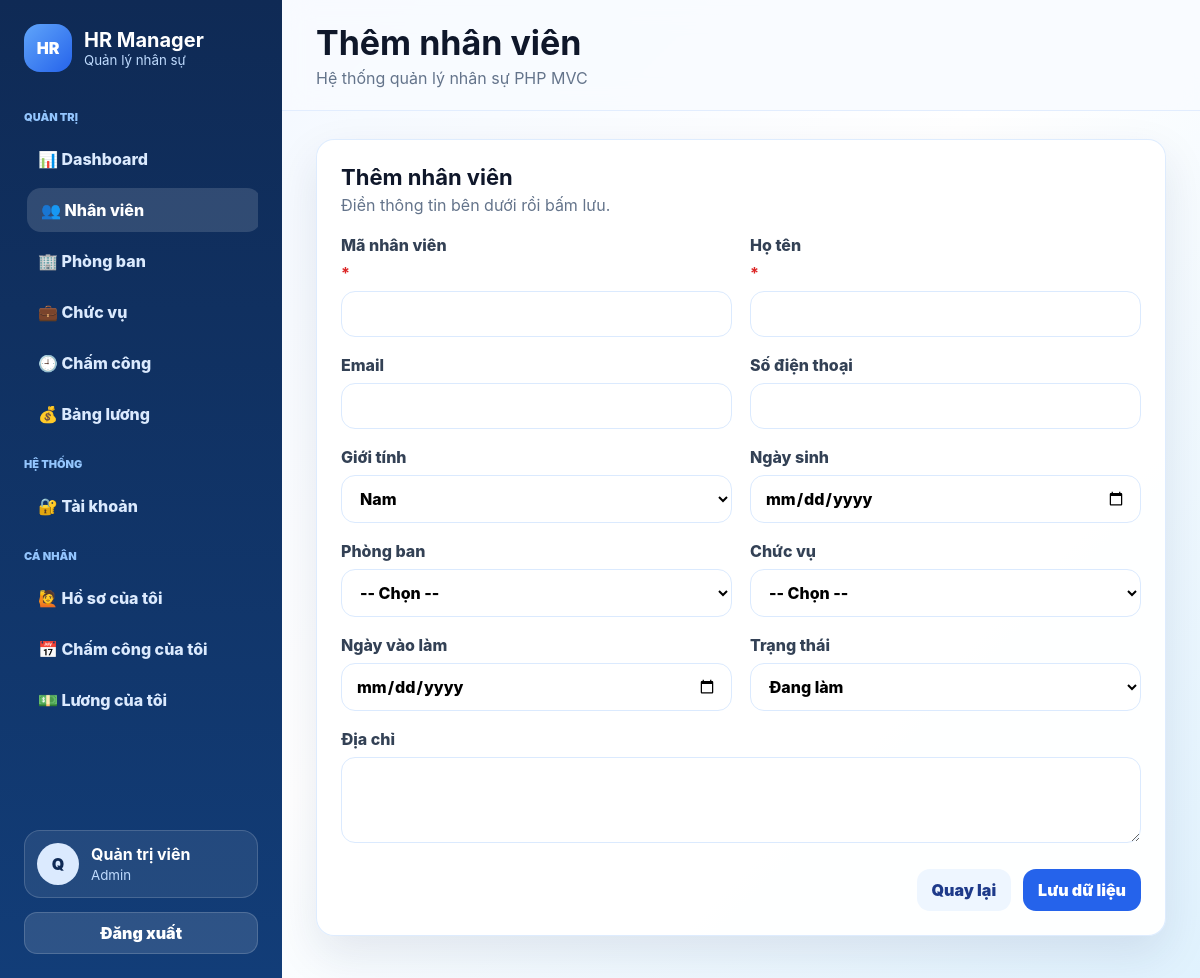
The page /public/index.php?page=employees&action=create (signed in) on the database its author committed.
### tables this page shows
CREATE TABLE users (
    id INT AUTO_INCREMENT PRIMARY KEY,
    username VARCHAR(80) NOT NULL UNIQUE,
    password VARCHAR(255) NOT NULL,
    full_name VARCHAR(150) NOT NULL,
    email VARCHAR(150) UNIQUE,
    role ENUM('admin','hr','employee') NOT NULL DEFAULT 'employee',
    employee_id INT,
    status ENUM('active','locked') DEFAULT 'active',
    created_at TIMESTAMP DEFAULT CURRENT_TIMESTAMP,
    FOREIGN KEY (employee_id) REFERENCES employees(id) ON DELETE SET NULL
);

### core/Helpers.php (called while the page is built, shortened)
<?php
function e(mixed $v): string { return htmlspecialchars((string)$v, ENT_QUOTES, 'UTF-8'); }
function app_url(array $params = []): string
{
    $query = http_build_query(array_filter($params, fn($v) => $v !== null && $v !== ''));
    return 'index.php' . ($query ? '?' . $query : '');
}
function current_page(): string { return $_GET['page'] ?? 'home'; }
function current_action(): string { return $_GET['action'] ?? 'index'; }
function view(string $view, array $data = []): void
{
    extract($data, EXTR_SKIP);
    $viewPath = BASE_PATH . '/app/views/' . $view . '.php';
    require $viewPath;
    require BASE_PATH . '/app/views/layouts/main.php';
}
function role_label(?string $role): string
{
    return match($role) {
        'admin' => 'Admin',
        'hr' => 'Nhân sự',
        'employee' => 'Nhân viên',
        default => $role ?: '-',
    };
}

### app/controllers/ModuleController.php (called while the page is built, shortened)
<?php
class ModuleController
{
    private array $config;
    public function __construct(string $name)
    {
        $this->config = ModuleConfig::get($name);
    }
    public function handle(string $action): void
    {
        match($action) {
            'create' => $this->form(),
            'store' => $this->store(),
            'edit' => $this->form((int)($_GET['id'] ?? 0)),
            'update' => $this->update((int)($_GET['id'] ?? 0)),
            'delete' => $this->delete((int)($_GET['id'] ?? 0)),
            'show' => $this->show((int)($_GET['id'] ?? 0)),
            default => $this->index(),
        };
    }
    public function form(int $id = 0): void
    {
        $row = null;
        view('modules/form', ['title'=>($row ? 'Cập nhật ' : 'Thêm ') . $this->config['title'], 'config'=>$this->config, 'row'=>$row, 'options'=>$this->allOptions()]);
    }
    private function allOptions(): array
    {
        return [
            'departments' => Database::all('SELECT id, name label FROM departments ORDER BY name'),
            'positions' => Database::all('SELECT id, name label FROM positions ORDER BY name'),
            'employees' => Database::all("SELECT id, CONCAT(employee_code, ' - ', full_name) label FROM employees ORDER BY full_name"),
            'employees_salary' => Database::all("SELECT e.id, CONCAT(e.employee_code, ' - ', e.full_name) label, COALESCE(p.base_salary,0) base_salary, COALESCE(p.allowance,0) allowance FROM employees e LEFT JOIN positions p ON p.id=e.position_id ORDER BY e.full_name"),
        ];
    }
}

### public/index.php (called while the page is built, shortened)
<?php
require BASE_PATH . '/config/database.php';
require BASE_PATH . '/core/helpers.php';
require BASE_PATH . '/core/Database.php';
require BASE_PATH . '/core/Auth.php';
(new App())->run();

### core/Database.php (called while the page is built, shortened)
<?php
class Database
{
    private static ?PDO $connection = null;
    public static function connection(): PDO
    {
        if (self::$connection) return self::$connection;
        $dsn = sprintf('mysql:host=%s;port=%s;dbname=%s;charset=%s', DB_HOST, DB_PORT, DB_DATABASE, DB_CHARSET);
        try {
            self::$connection = new PDO($dsn, DB_USERNAME, DB_PASSWORD, [
                PDO::ATTR_ERRMODE => PDO::ERRMODE_EXCEPTION,
                PDO::ATTR_DEFAULT_FETCH_MODE => PDO::FETCH_ASSOC,
                PDO::ATTR_EMULATE_PREPARES => false,
            ]);
        } catch (PDOException $e) {
            http_response_code(500);
            echo '<h1>Không kết nối được database</h1>';
            echo '<p>Hãy import <b>database/hr_management.sql</b> và kiểm tra <b>config/database.php</b>.</p>';
            echo '<pre>' . htmlspecialchars($e->getMessage(), ENT_QUOTES, 'UTF-8') . '</pre>';
            exit;
        }
        return self::$connection;
    }
    public static function query(string $sql, array $params = []): PDOStatement
    {
        $stmt = self::connection()->prepare($sql);
        $stmt->execute($params);
        return $stmt;
    }
    public static function fetch(string $sql, array $params = []): ?array
    {
        $row = self::query($sql, $params)->fetch();
        return $row ?: null;
    }
}

### core/Auth.php (called while the page is built, shortened)
<?php
class Auth{
    public static function user(): ?array{
        return Database::fetch('SELECT id, username, full_name, email, role, employee_id, status FROM users WHERE id =?',[(int)$_SESSION['user_id']]);
    }
    public static function hasRole(array $roles): bool
    {
        return in_array(self::user()['role'] ?? '', $roles, true);
    }
}

### app/views/modules/form.php (the view, shortened to what this page needs)
<section class="card form-card">
<div class="card-header"><div><h2><?= e($title) ?></h2><p>Điền thông tin bên dưới rồi bấm lưu.</p></div></div>
<form class="form-grid" method="post" action="<?= app_url(['page'=>$config['page'],'action'=>$row?'update':'store','id'=>$row['id'] ?? null]) ?>">
<?php foreach ($config['fields'] as $name=>$field): $value = $_SESSION['old'][$name] ?? ($row[$name] ?? ''); ?>
<label class="<?= ($field['type'] ?? '') === 'textarea' ? 'span-2' : '' ?>"><?= e($field['label']) ?> <?= (($field['required'] ?? false) || (!$row && ($field['required_create'] ?? false))) ? '<b>*</b>' : '' ?>
    <?php if (($field['type'] ?? '') === 'textarea'): ?>
        <textarea name="<?= e($name) ?>" rows="3"><?= e($value) ?></textarea>
    <?php elseif (($field['type'] ?? '') === 'select'): ?>
        <select name="<?= e($name) ?>"><?php foreach ($field['options'] as $k=>$v): ?><option value="<?= e($k) ?>" <?= (string)$value===(string)$k?'selected':'' ?>><?= e($v) ?></option><?php endforeach; ?></select>
    <?php elseif (($field['type'] ?? '') === 'select_table'): ?>
        <select name="<?= e($name) ?>" <?= ($field['required'] ?? false) ? 'required' : '' ?>><option value="">-- Chọn --</option></select>
    <?php else: ?>
        <input type="<?= e($field['type'] ?? 'text') ?>" name="<?= e($name) ?>" value="<?= e($value) ?>" <?= (($field['required'] ?? false) || (!$row && ($field['required_create'] ?? false))) ? 'required' : '' ?>>
    <?php endif; ?>
</label>
<?php endforeach; ?>
<div class="form-actions span-2"><a class="btn btn-light" href="<?= app_url(['page'=>$config['page']]) ?>">Quay lại</a><button class="btn btn-primary">Lưu dữ liệu</button></div>
</form>
</section>

### app/views/layouts/sidebar.php
<?php $user = Auth::user(); $page = current_page(); ?>
<aside class="sidebar" id="sidebar">
    <a class="brand" href="<?= app_url(['page'=>Auth::hasRole(['employee']) ? 'profile' : 'dashboard']) ?>">
        <span class="brand-icon">HR</span><span><strong>HR Manager</strong><small>Quản lý nhân sự</small></span>
    </a>
    <nav class="sidebar-nav">
        <?php if (Auth::hasRole(['admin','hr'])): ?>
        <div class="nav-label">Quản trị</div>
        <?php foreach ([
            'dashboard'=>'📊 Dashboard','employees'=>'👥 Nhân viên','departments'=>'🏢 Phòng ban',
            'positions'=>'💼 Chức vụ','attendance'=>'🕘 Chấm công','payrolls'=>'💰 Bảng lương'
        ] as $p=>$label): ?>
            <a class="nav-link <?= $page===$p?'active':'' ?>" href="<?= app_url(['page'=>$p]) ?>"><?= $label ?></a>
        <?php endforeach; endif; ?>
        <?php if (Auth::hasRole(['admin'])): ?>
            <div class="nav-label">Hệ thống</div>
            <a class="nav-link <?= $page==='users'?'active':'' ?>" href="<?= app_url(['page'=>'users']) ?>">🔐 Tài khoản</a>
        <?php endif; ?>
        <div class="nav-label">Cá nhân</div>
        <a class="nav-link <?= $page==='profile' && current_action()==='index'?'active':'' ?>" href="<?= app_url(['page'=>'profile']) ?>">🙋 Hồ sơ của tôi</a>
        <a class="nav-link <?= current_action()==='attendance'?'active':'' ?>" href="<?= app_url(['page'=>'profile','action'=>'attendance']) ?>">📅 Chấm công của tôi</a>
        <a class="nav-link <?= current_action()==='payrolls'?'active':'' ?>" href="<?= app_url(['page'=>'profile','action'=>'payrolls']) ?>">💵 Lương của tôi</a>
    </nav>
    <div class="sidebar-footer">
        <div class="mini-user"><span class="avatar"><?= e(mb_substr($user['full_name'] ?? 'U', 0, 1)) ?></span><div><strong><?= e($user['full_name'] ?? '') ?></strong><small><?= e(role_label($user['role'] ?? '')) ?></small></div></div>
        <a class="btn btn-ghost full" href="<?= app_url(['page'=>'logout']) ?>">Đăng xuất</a>
    </div>
</aside>

### public/assets/css/app.css (style rules this page uses)
:root { --bg: #eff6ff; --surface: #fff; --text: #0f172a; --muted: #64748b; --border: #dbeafe; --primary: #2563eb; --sidebar: #0f2a55; --edit: #f59e0b; --delete: #dc2626; --radius: 18px; --shadow: 0 18px 45px rgba(15, 42, 85, 0.1); --sidebar-width: 282px; }
* { box-sizing: border-box; }
body { margin: 0; font-family: Inter, Segoe UI, Arial, sans-serif; background: linear-gradient(135deg, #eff6ff, #fff, #e0f2fe); color: var(--text); }
a { text-decoration: none; color: inherit; }
button, input, select, textarea { font: inherit; }
input, select, textarea { width: 100%; border: 1px solid var(--border); border-radius: 14px; padding: 12px 14px; background: #fff; outline: none; }
label { display: grid; gap: 8px; font-weight: 800; color: #334155; }
label b { color: #dc2626; }
.sidebar { position: fixed; inset: 0 auto 0 0; width: var(--sidebar-width); padding: 24px; background: linear-gradient(180deg, #0f2a55, #123d78); color: #dbeafe; display: flex; flex-direction: column; z-index: 50; }
.brand { display: flex; gap: 12px; align-items: center; color: #fff; }
.brand-icon { width: 48px; height: 48px; display: grid; place-items: center; border-radius: 16px; background: linear-gradient(135deg, #60a5fa, #2563eb); font-weight: 900; }
.brand strong { display: block; font-size: 20px; }
.brand small { display: block; color: #bfdbfe; }
.sidebar-nav { display: grid; gap: 7px; padding: 24px 0; overflow: auto; }
.nav-label { margin: 14px 0 6px; color: #93c5fd; text-transform: uppercase; font-weight: 900; font-size: 11px; }
.nav-link { display: flex; gap: 10px; padding: 12px 14px; border-radius: 14px; color: #dbeafe; font-weight: 800; transition: 0.18s; }
.nav-link:hover, .nav-link.active { background: rgba(255, 255, 255, 0.14); color: #fff; transform: translateX(3px); }
.sidebar-footer { margin-top: auto; display: grid; gap: 14px; }
.mini-user { display: flex; align-items: center; gap: 12px; padding: 12px; border: 1px solid rgba(255, 255, 255, 0.16); border-radius: 16px; background: rgba(255, 255, 255, 0.08); }
.avatar { width: 42px; height: 42px; border-radius: 50%; background: #dbeafe; color: var(--sidebar); display: grid; place-items: center; font-weight: 900; }
.mini-user strong { display: block; color: #fff; }
.mini-user small { color: #bfdbfe; }
.card { background: rgba(255, 255, 255, 0.94); border: 1px solid rgba(219, 234, 254, 0.9); border-radius: var(--radius); box-shadow: var(--shadow); padding: 24px; }
.card-header { display: flex; justify-content: space-between; align-items: flex-start; gap: 16px; margin-bottom: 20px; }
.card-header h2 { margin: 0 0 5px; font-size: 22px; }
.card-header p { margin: 0; color: var(--muted); }
.btn { display: inline-flex; align-items: center; justify-content: center; gap: 8px; border: 0; border-radius: 13px; min-height: 42px; padding: 10px 15px; font-weight: 900; cursor: pointer; transition: 0.18s; }
.btn-primary { background: var(--primary); color: #fff; }
.btn-light { background: #eef6ff; color: #1e3a8a; }
.btn-ghost { background: rgba(255, 255, 255, 0.12); color: #fff; border: 1px solid rgba(255, 255, 255, 0.16); }
.full { width: 100%; }
.form-card { max-width: 1000px; }
.form-grid { display: grid; grid-template-columns: 1fr 1fr; gap: 18px; }
.span-2 { grid-column: span 2; }
.form-actions { display: flex; justify-content: flex-end; gap: 12px; margin-top: 8px; }

### rows shown on the page
users: full_name "Q", full_name "Quản trị viên", role "Admin"

### other values the page prints
$label "📊 Dashboard"
$label "👥 Nhân viên"
$label "🏢 Phòng ban"
$label "💼 Chức vụ"
$label "🕘 Chấm công"
$label "💰 Bảng lương"
$title "Thêm nhân viên"
$field['label'] "Mã nhân viên"
$field['label'] "Họ tên"
$field['label'] "Email"
$field['label'] "Số điện thoại"
$field['label'] "Giới tính"
$field['label'] "Ngày sinh"
$field['label'] "Phòng ban"
$field['label'] "Chức vụ"
